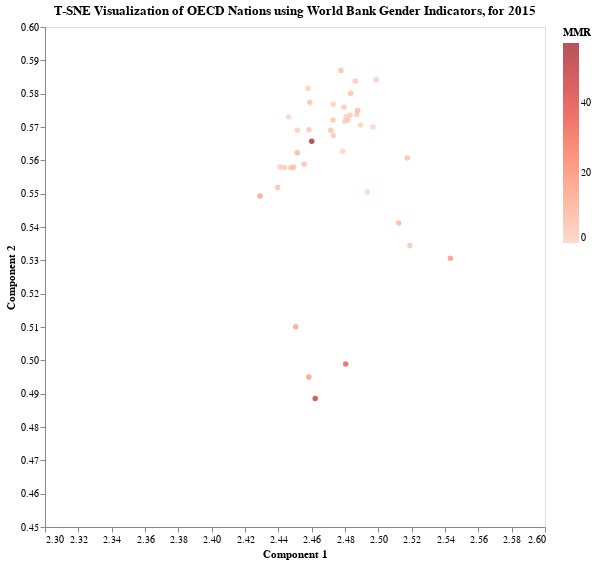

Write notebook code for a chart like this one.
### Code cell
# T-SNE visualization with two components
params["method"] = "T-SNE"
params["scale"] = {"x": [2.3, 2.6], "y": [0.45, 0.6]}
viz_reduction(add_info_to_reduced(X_tsne, df), params)

### Figure 1 — Vega-Lite specification as saved in the notebook (floating-point values rounded to 4 significant figures)
{"config": {"view": {"continuousWidth": 300, "continuousHeight": 300}, "axis": {"grid": false}}, "data": {"name": "data-29e42afdf6af01b31a5e3f559a030ea3"}, "mark": {"type": "circle"}, "encoding": {"color": {"field": "MMR", "scale": {"scheme": "reds"}, "type": "quantitative"}, "tooltip": [{"field": "Country", "type": "nominal"}], "x": {"field": "0", "scale": {"domain": [2.3, 2.6]}, "title": "Component 1", "type": "quantitative"}, "y": {"field": "1", "scale": {"domain": [0.45, 0.6]}, "title": "Component 2", "type": "quantitative"}}, "height": 500, "title": "T-SNE Visualization of OECD Nations using World Bank Gender Indicators, for 2015", "width": 500, "$schema": "https://vega.github.io/schema/vega-lite/v5.15.1.json", "datasets": {"data-29e42afdf6af01b31a5e3f559a030ea3": [{"0": 2.486, "1": 0.5838, "MMR": 3.0, "Country": "AUS"}, {"0": 2.472, "1": 0.569, "MMR": 5.0, "Country": "AUT"}, {"0": 2.473, "1": 0.5674, "MMR": 3.0, "Country": "BEL"}, {"0": 2.483, "1": 0.5801, "MMR": 6.0, "Country": "CAN"}, {"0": 2.478, "1": 0.587, "MMR": 7.0, "Country": "CHE"}, {"0": 2.45, "1": 0.51, "MMR": 15.0, "Country": "CHL"}, {"0": 2.462, "1": 0.4885, "MMR": 47.0, "Country": "COL"}, {"0": 2.451, "1": 0.569, "MMR": 2.0, "Country": "CZE"}, {"0": 2.483, "1": 0.5735, "MMR": 3.0, "Country": "DEU"}, {"0": 2.48, "1": 0.5717, "MMR": 0.0, "Country": "DNK"}, {"0": 2.458, "1": 0.5692, "MMR": 4.0, "Country": "ESP"}, {"0": 2.446, "1": 0.5731, "MMR": 0.0, "Country": "EST"}, {"0": 2.481, "1": 0.5721, "MMR": 4.0, "Country": "FIN"}, {"0": 2.473, "1": 0.5721, "MMR": 4.0, "Country": "FRA"}, {"0": 2.488, "1": 0.5749, "MMR": 8.0, "Country": "GBR"}, {"0": 2.44, "1": 0.5518, "MMR": 6.0, "Country": "GRC"}, {"0": 2.447, "1": 0.5578, "MMR": 3.0, "Country": "HRV"}, {"0": 2.459, "1": 0.5774, "MMR": 6.0, "Country": "HUN"}, {"0": 2.473, "1": 0.5768, "MMR": 1.0, "Country": "IRL"}, {"0": 2.497, "1": 0.57, "MMR": 0.0, "Country": "ISL"}, {"0": 2.499, "1": 0.5841, "MMR": 3.0, "Country": "ISR"}, {"0": 2.444, "1": 0.5578, "MMR": 3.0, "Country": "ITA"}, {"0": 2.519, "1": 0.5345, "MMR": 4.0, "Country": "JPN"}, {"0": 2.512, "1": 0.5412, "MMR": 9.0, "Country": "KOR"}, {"0": 2.451, "1": 0.5623, "MMR": 10.0, "Country": "LTU"}, {"0": 2.479, "1": 0.5627, "MMR": 0.0, "Country": "LUX"}, {"0": 2.46, "1": 0.5657, "MMR": 57.0, "Country": "LVA"}, {"0": 2.48, "1": 0.4989, "MMR": 34.0, "Country": "MEX"}, {"0": 2.493, "1": 0.5505, "MMR": 0.0, "Country": "MLT"}, {"0": 2.479, "1": 0.5759, "MMR": 3.0, "Country": "NLD"}, {"0": 2.489, "1": 0.5706, "MMR": 0.0, "Country": "NOR"}, {"0": 2.487, "1": 0.5737, "MMR": 3.0, "Country": "NZL"}, {"0": 2.441, "1": 0.558, "MMR": 2.0, "Country": "POL"}, {"0": 2.449, "1": 0.5579, "MMR": 7.0, "Country": "PRT"}, {"0": 2.429, "1": 0.5493, "MMR": 14.0, "Country": "ROU"}, {"0": 2.517, "1": 0.5607, "MMR": 6.0, "Country": "SGP"}, {"0": 2.458, "1": 0.5816, "MMR": 2.0, "Country": "SVK"}, {"0": 2.455, "1": 0.5588, "MMR": 5.0, "Country": "SVN"}, {"0": 2.481, "1": 0.5731, "MMR": 1.0, "Country": "SWE"}, {"0": 2.458, "1": 0.495, "MMR": 17.0, "Country": "TUR"}, {"0": 2.543, "1": 0.5306, "MMR": 18.0, "Country": "USA"}]}}
